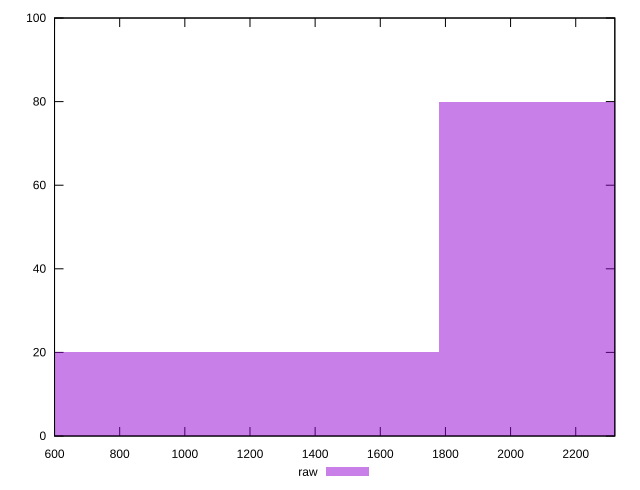

Generate this figure with gnuplot:
reset

$raw <<EOF
2371.8915390138045 80
1185.9457695069023 20
EOF

set key outside below
set boxwidth 1185.9457695069023
set xrange [600:2320]
set yrange [0:100]
set trange [0:100]
set style fill transparent solid 0.5 noborder
set terminal svg size 640, 490 enhanced background rgb 'white'
set output "report_00015_2021-02-09T16-11-33.973Z/unused-javascript/samples/pages+cached+noadtech+nomedia/raw/histogram.svg"

plot $raw title "raw" with boxes

reset
